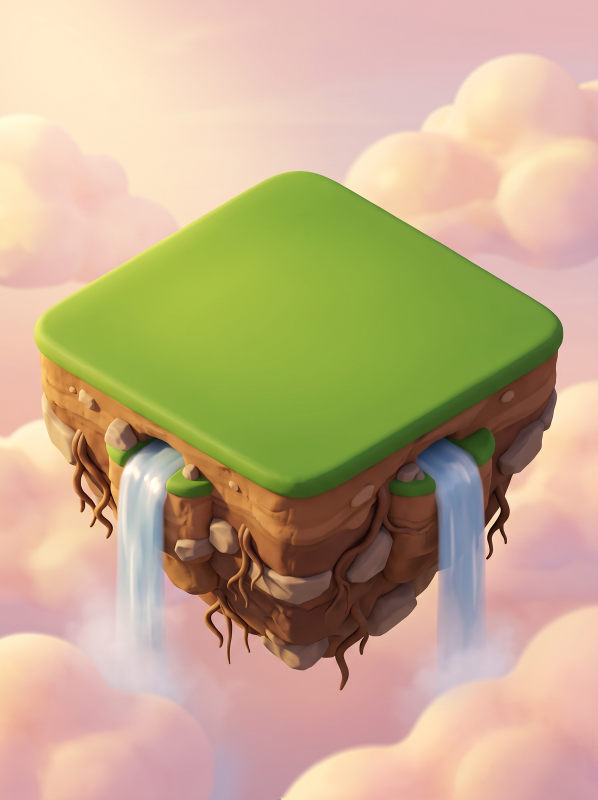
#> input picture art/incoming/kit/island_iso.jpg, 1792 x 2400 px (shown at 1/3 size)
$ python compose_board.py ../art/incoming/kit/island_iso.jpg
#> lines starting #> are read from the running program, lines starting #| are printed output that depends on the picture; after the words box and inside, x2 and y2 are one past the last pixel; in counts of white or black regions, pixels touching at a corner belong together
"""Assembles an isometric board from its art kit, exactly to the approved layout.

Layout (grid units on the island's square lawn): a square loop of 28 spaces, 4 corners plus 6
per side; one building plot outside each of the 21 property spaces; the park in the middle.
Every piece is placed by maths, so counts and positions are always exact. Writes the board
image and art/boards/<id>/kit_layout.json (screen positions of spaces, plots and corner slots).

  python tools/compose_board.py [--built]
"""
import json
import math
import os
import random
import sys
from collections import deque

import numpy as np
from PIL import Image, ImageDraw, ImageFilter, ImageFont

ROOT = os.path.dirname(os.path.dirname(os.path.abspath(__file__)))
THEME = next((a.split("=", 1)[1] for a in sys.argv if a.startswith("--theme=")), "sky")
SKY_KIT = os.path.join(ROOT, "art", "incoming", "kit")
KIT = SKY_KIT if THEME == "sky" else os.path.join(ROOT, "art", "incoming", "kit_" + THEME)
OUT = os.path.join(ROOT, "art", "boards", THEME)
GAME_DIR = os.path.join(ROOT, "art", "boards", THEME + "_game")
# Each city re-colours the measured sky island (so every board shares the exact geometry):
# ground ramp (dark, light), cliff ramp (dark, light), sky tint (colour, strength).
ISLANDS = {
    "forest": ((46, 104, 52), (132, 190, 96), (74, 52, 38), (150, 112, 78), ((120, 170, 140), 0.18)),
    "desert": ((196, 146, 82), (246, 218, 156), (150, 74, 40), (232, 150, 92), ((255, 196, 150), 0.22)),
    "city": ((70, 140, 72), (150, 205, 110), (88, 90, 104), (170, 168, 176), ((170, 190, 230), 0.15)),
    "metro": ((150, 156, 170), (226, 230, 238), (58, 64, 84), (130, 138, 160), ((140, 160, 220), 0.25)),
    "future": ((150, 170, 230), (236, 244, 255), (52, 40, 110), (130, 110, 220), ((90, 70, 170), 0.45)),
}
FONT = os.path.join(ROOT, "art", "fonts", "Fredoka.ttf")
BUILT = "--built" in sys.argv
EXPORT = "--export" in sys.argv  # game assets: static base + live sprites + layout
CENTRE = next((a.split("=", 1)[1] for a in sys.argv if a.startswith("--centre=")), "pond")

LAWN_UNITS = 10.9
C = LAWN_UNITS / 2.0
EDGE = 3.6    # corner centres at C +- EDGE
PLOT = 1.34   # plot centre distance outside its space
MARK = 1.12   # corner landmark centre distance (along u and v) outside its corner space
MARK_W = 1.0  # landmark base width in cells: leaves a small lawn gap to the corner space
SPECIAL = {0: "payday", 5: "metro", 7: "audit", 14: "jackpot", 19: "windfall", 21: "tax_raid", 25: "permit"}
PRICES = [0, 60, 60, 70, 100, 0, 100, 0, 110, 140, 140, 150, 180, 180, 0, 190, 220, 220, 230, 0, 260, 0, 260,
          280, 320, 0, 320, 350]
PLAYERS = [(255, 194, 61), (255, 93, 115), (61, 220, 151), (92, 200, 255)]


# ---------------------------------------------------------------- sprite cutting

def cut(img):
    """White background to transparent, grey contact shadow to a soft dark shadow (flood fill
    from the edges, so white inside the object stays)."""
    img = img.convert("RGB")
    w, h = img.size
    a = np.asarray(img).astype(np.int32)
    lum = a[..., 0] * 0.299 + a[..., 1] * 0.587 + a[..., 2] * 0.114
    sat = a.max(2) - a.min(2)
    bgish = (lum >= 150) & (sat <= 12)
    seen = np.zeros((h, w), bool)
    q = deque()
    for x in range(w):
        q.append((x, 0))
        q.append((x, h - 1))
    for y in range(h):
        q.append((0, y))
        q.append((w - 1, y))
    while q:
        x, y = q.popleft()
        if seen[y, x] or not bgish[y, x]:
            continue
        seen[y, x] = True
        if x > 0:
            q.append((x - 1, y))
        if x < w - 1:
            q.append((x + 1, y))
        if y > 0:
            q.append((x, y - 1))
        if y < h - 1:
            q.append((x, y + 1))
    # Defringe: object pixels touching the background that are pale and colourless are just the
    # white backdrop blended into the object's edge; treat them as background too (2 passes).
    from scipy import ndimage
    for _ in range(3):
        edge = ndimage.binary_dilation(seen) & ~seen
        pale = edge & (lum > 200) & (sat < 26)
        if not pale.any():
            break
        seen = seen | pale
    rgba = np.dstack([a, np.full((h, w), 255)]).astype(np.uint8)
    dark = np.clip((238 - lum) * 2.6, 0, 150).astype(np.uint8)
    rgba[seen, 0:3] = (52, 38, 82)
    rgba[seen, 3] = dark[seen]
    out = Image.fromarray(rgba, "RGBA")
    al = out.getchannel("A").filter(ImageFilter.GaussianBlur(0.7))
    out.putalpha(al)
    from scipy import ndimage
    solid = (~seen)
    lab, n = ndimage.label(ndimage.binary_closing(solid, iterations=2))
    if n > 1:
        sizes = ndimage.sum(np.ones_like(lab), lab, range(1, n + 1))
        keep = lab == (int(np.argmax(sizes)) + 1)
        # Keep the main object plus its own shadow (shadow pixels near it), drop other fragments.
        near = ndimage.binary_dilation(keep, iterations=40)
        arr = np.asarray(out).copy()
        arr[~near, 3] = 0
        arr[solid & ~keep, 3] = 0
        out = Image.fromarray(arr, "RGBA")
    return out.crop(out.getchannel("A").point(lambda v: 255 if v > 18 else 0).getbbox()), None


def quarters(path):
    im = Image.open(path)
    w, h = im.size
    m = int(w * 0.03)  # inset so no neighbour's edge comes along
    return [im.crop((x * w // 2 + m, y * h // 2 + m, (x + 1) * w // 2 - m, (y + 1) * h // 2 - m))
            for y in (0, 1) for x in (0, 1)]


# [29 lines left out: functions dehalo, solid_cut, not called in this run]


# ---------------------------------------------------------------- iso frame

class Frame:
    """Maps lawn grid units (u toward the right corner, v toward the left corner) to pixels."""

    def __init__(self, top, right, left):
        self.top = np.array(top, float)
        self.eu = (np.array(right, float) - self.top) / LAWN_UNITS
        self.ev = (np.array(left, float) - self.top) / LAWN_UNITS

    def p(self, u, v):
        return tuple(self.top + self.eu * u + self.ev * v)

    def cell_w(self):
        return float(self.eu[0] - self.ev[0])  # screen width of a 1 x 1 diamond


# [120 lines left out: functions loop, face_centre, place, prep, footprint, place_on and 3 more, not called in this run]


def solid_share(sprite):
    """Fraction of a sprite's bounding box that is solid (a cut that ate the object is low)."""
    al = np.asarray(sprite.getchannel("A")) > 200
    return float(al.mean())


# [74 lines left out: functions tint_sprite, tint_plot, tint_roof, chip, recolour_island, not called in this run]


def build():
    island = Image.open(os.path.join(SKY_KIT, "island_iso.jpg")).convert("RGBA")
    if THEME in ISLANDS:
        island = recolour_island(island, ISLANDS[THEME])
    W, H = island.size
#> W = 1792; H = 2400
    fr = Frame((903, 519), (1666, 968), (143, 994))
    cw = fr.cell_w()
    tiles = [cut(q)[0] for q in quarters(os.path.join(KIT, "sheet_a.jpg"))]
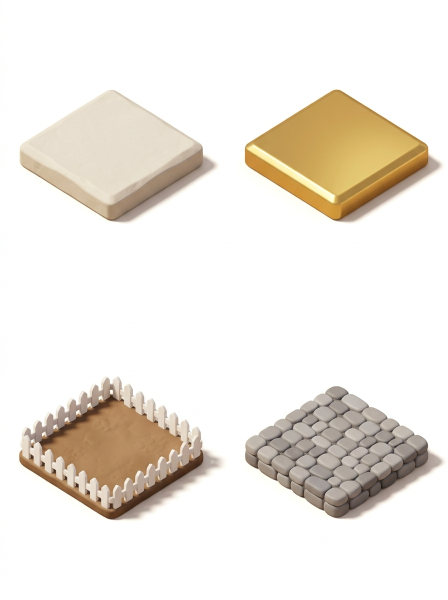
#> input picture art/incoming/kit/sheet_a.jpg, 896 x 1200 px (shown at 1/2 size)
#> in quarters, im is the input picture: PIL image 896x1200 RGB; mean R, G, B 238.7, 233.4, 226
#> in cut, `sat = a.max(2) - a.min(2)`:
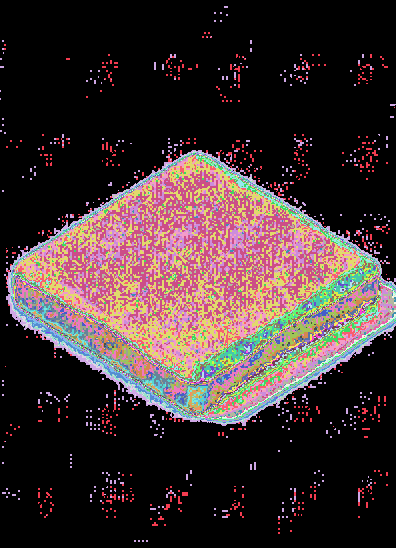
#> sat: shape (548, 396) int32; 64 distinct labels, from 0 to 64; one colour per label, 0 black
#> in cut, `bgish = (lum >= 150) & (sat <= 12)`:
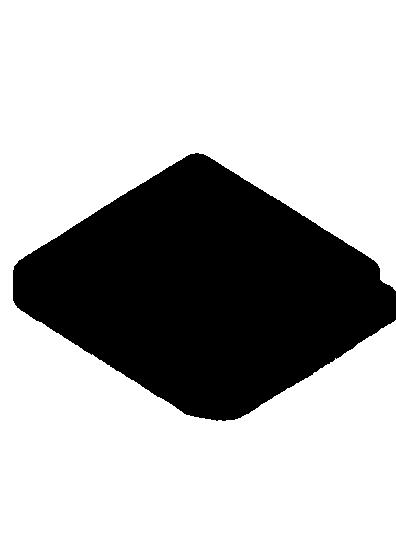
#> bgish: shape (548, 396) bool; 71.4% white; 1 black region, box (x1, y1, x2, y2) and area: (13, 153, 396, 421) 61969
#> after the loop in cut, `for _ in range(3):`: seen: shape (548, 396) bool; 72.2% white; 1 black region, box (x1, y1, x2, y2) and area: (14, 155, 396, 418) 60253
#> in cut, `al = out.getchannel("A").filter(ImageFilter.GaussianBlur(0.7))`:
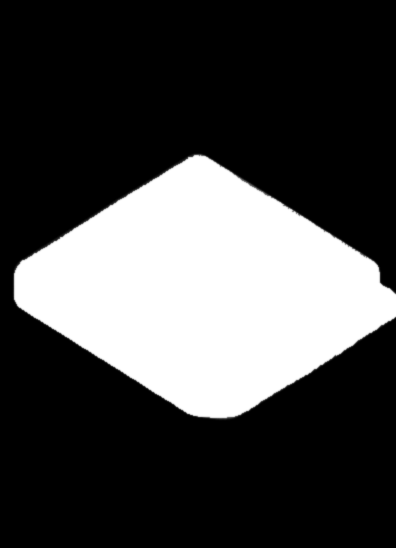
#> al: PIL image 396x548 L; min 0, max 255, mean 70.9
#> in cut, `lab, n = ndimage.label(ndimage.binary_closing(solid, iterations=2))`: lab: shape (548, 396) int32; values 0 (black) and 1 (white), 27.8% white; 1 white region, box (x1, y1, x2, y2) and area: (14, 155, 394, 418) 60226
#> in cut, `lab, n = ndimage.label(ndimage.binary_closing(solid, iterations=2))`: n = 1
#> in cut (call 2), `sat = a.max(2) - a.min(2)`:
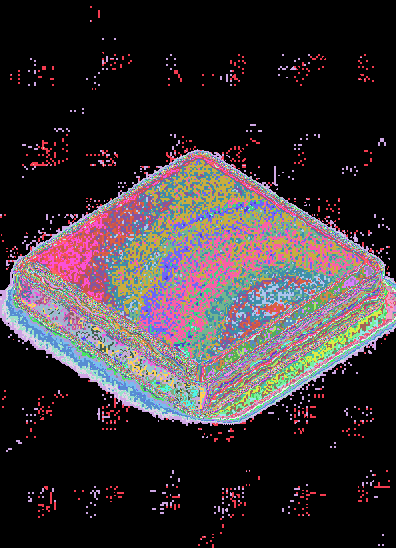
#> sat: shape (548, 396) int32; 159 distinct labels, from 0 to 158; one colour per label, 0 black
#> in cut (call 2), `bgish = (lum >= 150) & (sat <= 12)`: bgish: shape (548, 396) bool; 71% white; 2 black regions (1 under 20 px), largest, box (x1, y1, x2, y2) and area: (13, 152, 396, 421) 62897
#> after the loop in cut (call 2), `while q:`: seen: shape (548, 396) bool; 71% white; 2 black regions (1 under 20 px), largest, box (x1, y1, x2, y2) and area: (13, 152, 396, 421) 62899
#> after the loop in cut (call 2), `for _ in range(3):`: seen: shape (548, 396) bool; 71.7% white; 1 black region, box (x1, y1, x2, y2) and area: (15, 153, 396, 418) 61404
#> in cut (call 2), `rgba[seen, 0:3] = (52, 38, 82)`:
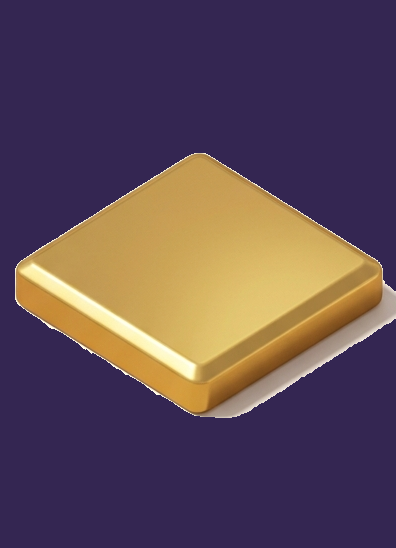
#> rgba: shape (548, 396, 4); mean R, G, B, A 93.9, 73.3, 85.2, 255
#> in cut (call 2), `lab, n = ndimage.label(ndimage.binary_closing(solid, iterations=2))`: lab: shape (548, 396) int32; values 0 (black) and 1 (white), 28.3% white; 1 white region, box (x1, y1, x2, y2) and area: (15, 153, 394, 418) 61350
#> in cut (call 3), `bgish = (lum >= 150) & (sat <= 12)`: bgish: shape (548, 396) bool; 67.7% white; 1 black region, box (x1, y1, x2, y2) and area: (11, 128, 396, 415) 70036
#> after the loop in cut (call 3), `while q:`: seen: shape (548, 396) bool; 67.7% white; 1 black region, box (x1, y1, x2, y2) and area: (11, 128, 396, 415) 70108
#> the loop in cut (call 3), `for _ in range(3):` made 3 passes
#> pass 1, in cut (call 3), `pale = edge & (lum > 200) & (sat < 26)`:
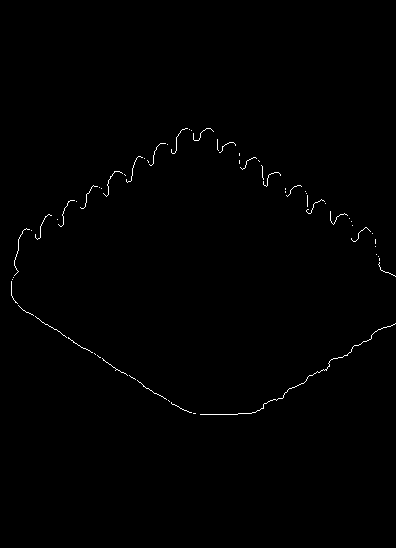
#> pale: shape (548, 396) bool; 0.48% white in thin lines or dots, all inside (x1, y1, x2, y2) = (11, 128, 396, 415)
    cream, gold, plot_sp, road_sp = tiles
    # White-on-white tiles can be cut away entirely; fall back to the sky kit's stone tile,
    # tinted towards this city's own tile colour.
    if solid_share(cream) < 0.3:
        sky_cream = cut(quarters(os.path.join(SKY_KIT, "sheet_a.jpg"))[0])[0]
        cream = tint_sprite(sky_cream, (232, 234, 240))
    # One building set per player colour (gold, coral, mint, sky), four levels each.
    sets = [[cut(q)[0] for q in quarters(os.path.join(KIT, "bld_%s.jpg" % c))] for c in ("gold", "coral", "mint", "blue")]
    marks = [dehalo(cut(q)[0]) for q in quarters(os.path.join(KIT, "landmarks.jpg"))]
    canvas = island.copy()
    LAWN = tuple(int(c) for c in np.asarray(island)[700, 903][:3]) + (255,)
    draw = ImageDraw.Draw(canvas, "RGBA")
    pts = loop()
    hi, lo, rw = C + EDGE, C - EDGE, 0.62

    def poly(cs, fill):
        draw.polygon([fr.p(u, v) for u, v in cs], fill=fill)

    # Road: a square ring band under the spaces, with a soft edge.
    rw = 0.52
    outer, inner = EDGE + rw, EDGE - rw
    ring_out = [(C - outer, C - outer), (C + outer, C - outer), (C + outer, C + outer), (C - outer, C + outer)]
    ring_in = [(C - inner, C - inner), (C + inner, C - inner), (C + inner, C + inner), (C - inner, C + inner)]
    o2 = EDGE + rw - 0.08
    i2 = inner - 0.1
    # Park in the middle.
    centre_sp = cut(Image.open(os.path.join(KIT, "centres", CENTRE + ".jpg")))[0]
    ci = inner - 0.2
    layout = {"image": [W, H], "spaces": [], "plots": {}, "corners": {}}
    order = sorted(range(28), key=lambda i: pts[i][0][0] + pts[i][0][1])
    rng = random.Random(7)
    owners = {}
    if BUILT:
        for i in range(28):
            if i not in SPECIAL and rng.random() < 0.55:
                owners[i] = (rng.randrange(4), rng.choice([1, 1, 2, 2, 3, 4]))
    # Draw back to front: plots and spaces interleaved by depth.
    items = []
    for i in range(28):
        (u, v), (ou, ov) = pts[i]
        items.append((u + v - 0.001, "road", i))
        items.append((u + v, "space", i))
        if i not in SPECIAL:
            items.append((u + ou * PLOT + v + ov * PLOT, "plot", i))
        if i % 7 == 0:  # the corner's landmark stands out on the lawn, past its space
            items.append((u + ou * MARK + v + ov * MARK, "mark", i))
    da = [dehalo(cut(q)[0]) for q in quarters(os.path.join(KIT, "decor_a.jpg"))]  # tree, flowers, lamp, bench
    db = [dehalo(cut(q)[0]) for q in quarters(os.path.join(KIT, "decor_b.jpg"))]  # pine, bush, sign, mushrooms
    tree, flowers, lamp, bench = da
    pine, bush, sign, shrooms = db
    decor = []
    for i in (5, 19, 25):  # the plot-less special spaces get a little garden instead
        (u, v), (ou, ov) = pts[i]
        qu, qv = u + ou * PLOT, v + ov * PLOT
        su, sv = (ov, ou) if ou == 0 else (ov, ou)  # along the side
        decor += [(tree, qu - 0.18 * abs(ov) - 0.18 * abs(ou), qv - 0.18 * abs(ou) - 0.18 * abs(ov), 0.55),
                  (flowers, qu + 0.22, qv + 0.22, 0.55)]
    # Corner gardens flank each landmark on both sides (between it and the first plot).
    for i, (a, b) in ((14, (pine, tree)), (7, (tree, bush)), (21, (bush, tree)), (0, (flowers, shrooms))):
        (u, v), (ou, ov) = pts[i]
        mu, mv = u + ou * MARK, v + ov * MARK
        tall = 0.5 if i in (7, 14, 21) else 0.4
        decor += [(a, mu + ou * 0.15, mv - ov * 0.95, tall), (b, mu - ou * 0.95, mv + ov * 0.15, tall)]
    for k, d in enumerate(decor):
        items.append((d[1] + d[2], "decor", k))
    items.append((2 * C - 0.01, "centre", -1))
    for depth, kind, i in sorted(items):
        if kind == "road":
            (u, v), _ = pts[i]
            place(canvas, road_sp, fr.p(u, v), cw * (1.6 if i % 7 == 0 else 1.1))
            continue
        if kind == "decor":
            spec = decor[i]
            place_on(canvas, spec[0], fr.p(spec[1], spec[2]), cw * spec[3])
            continue
        if kind == "mark":
            (u, v), (ou, ov) = pts[i]
            mark = {0: marks[0], 7: marks[1], 14: marks[2], 21: marks[3]}[i]
            place_on(canvas, mark, fr.p(u + ou * MARK, v + ov * MARK), cw * MARK_W)
            continue
        if kind == "centre":
            warp_onto(canvas, centre_sp, fr.p(C - ci, C - ci), fr.p(C + ci, C - ci), fr.p(C - ci, C + ci))
            continue
        (u, v), (ou, ov) = pts[i]
        if kind == "space":
            if i % 7 == 0:
                # A plain, slightly larger space: the landmark stands apart on the lawn outside it.
                place(canvas, cream, fr.p(u, v), cw * 0.98)
                slots = [fr.p(u + du * 0.24, v + dv * 0.24) for du, dv in ((-1, 0), (1, 0), (0, -1), (0, 1))]
                layout["corners"][str(i)] = [[round(x / W, 5), round(y / H, 5)] for x, y in slots]
            else:
                place(canvas, gold if i in SPECIAL else cream, fr.p(u, v), cw * 0.8)
            x, y = fr.p(u, v)
            layout["spaces"].append({"i": i, "pos": [round(x / W, 5), round(y / H, 5)], "special": SPECIAL.get(i, "")})
        else:
            q = (u + ou * PLOT, v + ov * PLOT)
            psp = tint_plot(plot_sp, PLAYERS[owners[i][0]]) if i in owners else plot_sp
            place(canvas, psp, fr.p(*q), cw * 0.96)
            x, y = fr.p(*q)
            layout["plots"][str(i)] = [round(x / W, 5), round(y / H, 5)]
            if i in owners:
                who, lvl = owners[i]
                b = sets[who][min(lvl, 4) - 1]
                place_on(canvas, b, fr.p(q[0] - 0.04, q[1] - 0.04), cw * 0.78)
    # Price chips on each plot's front edge (rent in the owner's colour once owned).
    tags = {}
    for i in range(28):
        if i in SPECIAL:
            continue
        (u, v), (ou, ov) = pts[i]
        q = (u + ou * PLOT, v + ov * PLOT)
        if ou < 0 or ov < 0:
            ru, rv = q[0] + 0.3, q[1] + 0.3
        else:
            ru, rv = q[0] + ou * 0.46, q[1] + ov * 0.46
        if i in (1, 6, 8, 20, 22, 27):
            nb = pts[i + 1 if i % 7 == 1 else i - 1][0]
            ru, rv = ru + (nb[0] - u) * 0.35, rv + (nb[1] - v) * 0.35
        tags[i] = {"price": fr.p(*q), "rent": fr.p(ru, rv), "bld": fr.p(q[0] - 0.04, q[1] - 0.04), "depth": q[0] + q[1]}
        if EXPORT:
            continue
        if i in owners:
            who, lvl = owners[i]
            # Rent: front sides on the plot's outer edge; back sides on the plot's front corner,
            # so it's never hidden by the building behind it.
            if ou < 0 or ov < 0:
                tu, tv = q[0] + 0.3, q[1] + 0.3
            else:
                tu, tv = q[0] + ou * 0.46, q[1] + ov * 0.46
            # Next to a corner landmark: slide the tag along the side, away from the corner.
            if i in (1, 6, 8, 20, 22, 27):  # neighbours of the side and front corners
                nb = pts[i + 1 if i % 7 == 1 else i - 1][0]
                du, dv = nb[0] - u, nb[1] - v
                tu, tv = tu + du * 0.35, tv + dv * 0.35
            x, y = fr.p(tu, tv)
            chip(draw, (x, y), str(int(PRICES[i] * (0.25 + 0.3 * lvl))), PLAYERS[who] + (255,), (29, 35, 64), 24)
        else:
            x, y = fr.p(*q)
            chip(draw, (x, y), "$%d" % PRICES[i], (255, 250, 240, 235), (74, 60, 50), 22)
    os.makedirs(OUT, exist_ok=True)
    if EXPORT:
        export(canvas, layout, tags, plot_sp, sets, cw, W, H)
        return
    name = "board_built" if BUILT else "board_empty"
    canvas.convert("RGB").save(os.path.join(OUT, name + ".jpg"), quality=92)
    if not BUILT:
        with open(os.path.join(OUT, "kit_layout.json"), "w") as f:
            json.dump(layout, f, indent=1)
    print(name, "spaces", len(layout["spaces"]), "plots", len(layout["plots"]), "corners", len(layout["corners"]))


# [26 lines left out: function export, not called in this run]


if __name__ == "__main__":
#> (the run stopped early here; a loop or call above may not have finished)
